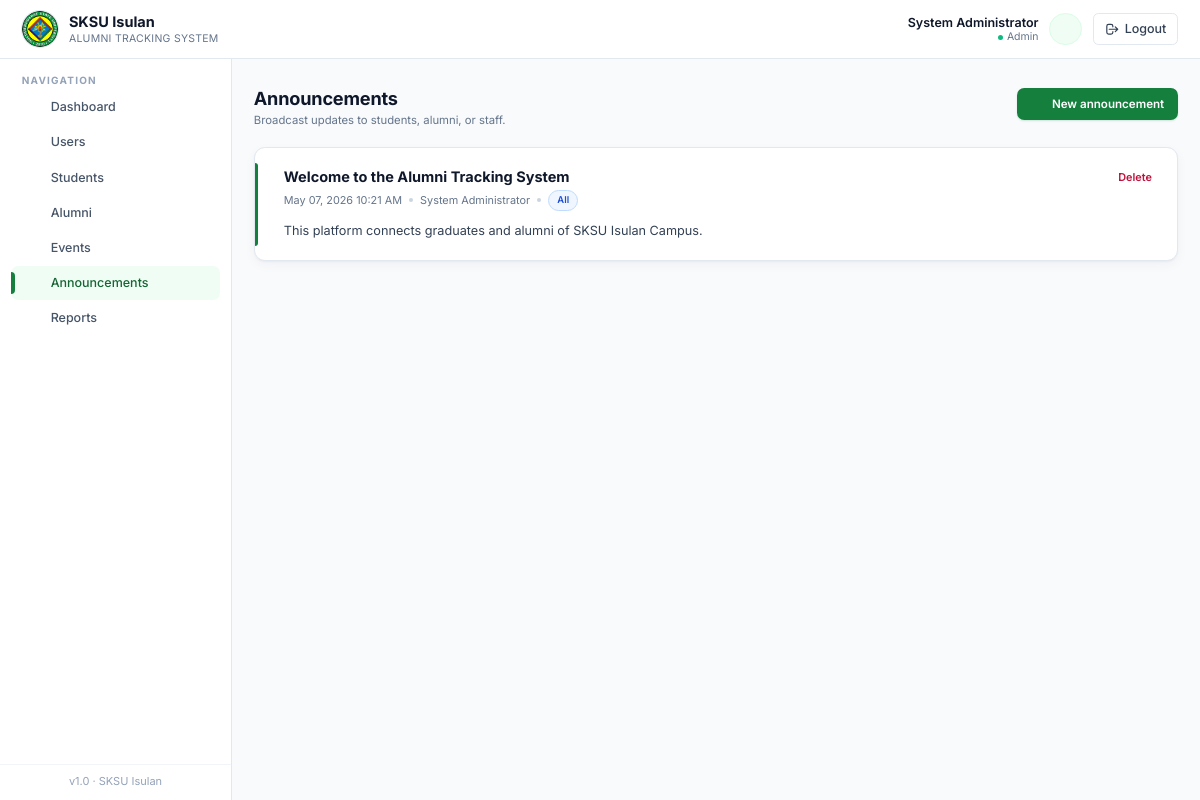
The app's page /pages/admin/announcements.php (signed in) with its own data.
### tables this page shows
CREATE TABLE `announcements` (
  `id` int(11) NOT NULL,
  `title` varchar(150) NOT NULL,
  `body` text NOT NULL,
  `audience` enum('all','students','alumni','registrar') DEFAULT 'all',
  `posted_by` int(11) DEFAULT NULL,
  `created_at` datetime DEFAULT current_timestamp()
);

CREATE TABLE `users` (
  `id` int(11) NOT NULL,
  `full_name` varchar(150) NOT NULL,
  `email` varchar(150) NOT NULL,
  `password` varchar(255) NOT NULL,
  `role` enum('student','registrar','alumni','admin') NOT NULL DEFAULT 'student',
  `contact` varchar(30) DEFAULT NULL,
  `address` varchar(255) DEFAULT NULL,
  `status` enum('active','inactive') DEFAULT 'active',
  `created_at` datetime DEFAULT current_timestamp()
);

### includes/db.php (called while the page is built, shortened)
<?php
function db_select($conn, $sql, $types = '', $params = []) {
    $stmt = mysqli_prepare($conn, $sql);
    mysqli_stmt_execute($stmt);
    $result = mysqli_stmt_get_result($stmt);
    $rows = [];
    while ($row = mysqli_fetch_assoc($result)) {
        $rows[] = $row;
    }
    return $rows;
}
function e($value) {
    return htmlspecialchars((string)$value, ENT_QUOTES, 'UTF-8');
}

### includes/helpers.php (called while the page is built, shortened)
<?php
require_once __DIR__ . '/icons.php';
function fmt_datetime($datetime) {
    return date('M d, Y h:i A', strtotime($datetime));
}
function paginate(array $rows, int $per_page = 10, string $param = 'page'): array {
    $total = count($rows);
    $pages = max(1, (int)ceil($total / max(1, $per_page)));
    $page  = max(1, min($pages, (int)($_GET[$param] ?? 1)));
    $start = ($page - 1) * $per_page;
    $slice = array_slice($rows, $start, $per_page);
    return [
        'rows'     => $slice,
        'page'     => $page,
        'pages'    => $pages,
        'total'    => $total,
        'per_page' => $per_page,
        'from'     => $total ? $start + 1 : 0,
        'to'       => $start + count($slice),
        'param'    => $param,
    ];
}

### pages/admin/announcements.php (the view, shortened to what this page needs)
<?php
require_once __DIR__ . '/../../includes/auth.php';
require_once __DIR__ . '/../../includes/helpers.php';
$all_rows = db_select($conn, "SELECT a.*, u.full_name FROM announcements a LEFT JOIN users u ON u.id=a.posted_by ORDER BY a.id ASC");
$pg = paginate($all_rows, 8);
$rows = $pg['rows'];
include __DIR__ . '/../../templates/header.php';
include __DIR__ . '/../../templates/sidebar.php';
?>
<main class="flex-1 px-4 sm:px-6 py-8">
  <div class="page-head">
    <div>
      <h1>Announcements</h1>
      <p class="subtitle">Broadcast updates to students, alumni, or staff.</p>
    </div>
    <button type="button" class="btn-primary" data-modal-open="announcementModal">
      <?= icon('plus','w-4 h-4') ?>
      New announcement
    </button>
  </div>
  <div class="space-y-3">
    <?php foreach ($rows as $r): ?>
      <div class="card relative">
        <div class="absolute left-0 top-4 bottom-4 w-1 rounded-r-full bg-crimson-700"></div>
        <div class="flex justify-between items-start gap-4 pl-3">
          <div class="min-w-0 flex-1">
            <h3 class="font-bold text-ink-900"><?= e($r['title']) ?></h3>
            <div class="text-xs text-ink-500 mt-0.5 flex flex-wrap gap-x-2 gap-y-1 items-center">
              <span><?= fmt_datetime($r['created_at']) ?></span>
              <span class="w-1 h-1 rounded-full bg-ink-300"></span>
              <span><?= e($r['full_name']) ?></span>
              <span class="w-1 h-1 rounded-full bg-ink-300"></span>
              <span class="badge badge-info capitalize"><?= e($r['audience']) ?></span>
            </div>
          </div>
          <a href="<?= APP_URL ?>/actions/admin_delete_announcement.php?id=<?= (int)$r['id'] ?>"
             data-confirm="Delete announcement?"
             class="text-xs font-semibold text-rose-700 hover:bg-rose-50 px-2 py-1 rounded-md shrink-0">Delete</a>
        </div>
        <p class="text-sm text-ink-700 mt-3 pl-3 whitespace-pre-line leading-relaxed"><?= e($r['body']) ?></p>
      </div>
    <?php endforeach; ?>
  </div>
</main>
<?php include __DIR__ . '/../../templates/footer.php'; ?>

### assets/css/app.css (style rules this page uses)
:root { --crimson-50:#f0fdf4; --crimson-100:#dcfce7; --crimson-200:#bbf7d0; --crimson-300:#86efac; --crimson-400:#4ade80; --crimson-500:#22c55e; --crimson-600:#16a34a; --crimson-700:#15803d; --crimson-800:#166534; --crimson-900:#14532d; --ink-50:#f8fafc; --ink-100:#f1f5f9; --ink-200:#e2e8f0; --ink-300:#cbd5e1; --ink-400:#94a3b8; --ink-500:#64748b; --ink-600:#475569; --ink-700:#334155; --ink-800:#1e293b; --ink-900:#0f172a; }
html { font-size: 14.5px; }
html, body { font-family: 'Inter', ui-sans-serif, system-ui, -apple-system, 'Segoe UI', Roboto, sans-serif; }
body { color: var(--ink-800); background: var(--ink-50); line-height: 1.5; }
.card { background:#fff; border-radius: 0.75rem; border:1px solid var(--ink-200); box-shadow: 0 1px 2px rgba(15,23,42,0.04), 0 4px 12px rgba(15,23,42,0.04); padding:1.25rem; transition: box-shadow .2s ease, transform .2s ease, border-color .2s ease; }
.btn-primary, .btn-secondary, .btn-ghost, .btn-danger { display: inline-flex; align-items: center; justify-content: center; gap: 0.45rem; font-weight: 600; font-size: 0.8rem; padding: 0.55rem 0.9rem; border-radius: 0.5rem; transition: background .15s ease, color .15s ease, border-color .15s ease, box-shadow .15s ease, transform .05s ease; border: 1px solid transparent; cursor: pointer; line-height: 1.25; }
.btn-primary { background: var(--crimson-700); color:#fff; box-shadow: 0 1px 2px rgba(21,128,61,0.18); }
.badge { display: inline-flex; align-items: center; gap: 0.25rem; padding: 0.15rem 0.55rem; border-radius: 9999px; font-size: 0.65rem; font-weight: 600; letter-spacing: 0.02em; border: 1px solid transparent; white-space: nowrap; }
.badge-info { background:#eff6ff; color:#1d4ed8; border-color:#bfdbfe; }
.page-head { display:flex; align-items: flex-start; justify-content: space-between; gap: 1rem; margin-bottom: 1.25rem; flex-wrap: wrap; }
.page-head h1 { font-size: 1.25rem; font-weight: 700; color: var(--ink-900); letter-spacing: -0.01em; line-height: 1.2; }
.page-head .subtitle { font-size: 0.78rem; color: var(--ink-500); margin-top: 0.15rem; }

### records on screen
announcements: title "Welcome to the Alumni Tracking System", created_at "May 07, 2026 10:21 AM", posted_by.full_name "System Administrator", audience "All", body "This platform connects graduates and alumni of SKSU Isulan Campus."

### other values on screen
$_SESSION['full_name'] "System Administrator"
$_role "Admin"
$label "Dashboard"
$label "Users"
$label "Students"
$label "Alumni"
$label "Events"
$label "Announcements"
$label "Reports"
